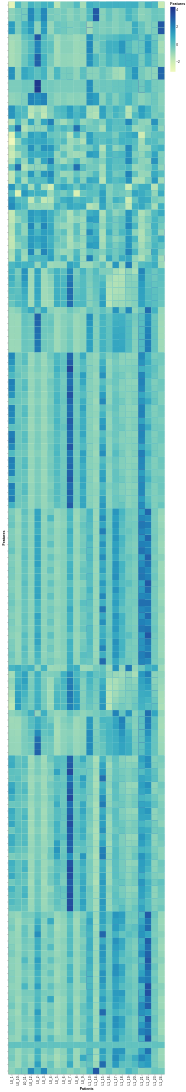

Here is the Vega-Lite specification saved for this chart:
### Vega-Lite specification from a JSON file in a GitHub repository (floating-point values rounded to 4 significant figures; data arrays with more than 128 entries replaced by an {"elided": "..."} marker saying what was removed)
{"$schema": "https://vega.github.io/schema/vega-lite/v4.json", "data": {"values": {"elided": "7920 records"}}, "mark": "rect", "encoding": {"x": {"field": "PatientID", "type": "nominal", "title": "Patients"}, "color": {"field": "feature_value", "type": "quantitative", "title": "Features"}, "y": {"field": "feature_name", "type": "nominal", "title": "Features", "axis": {"labels": false}}}}
